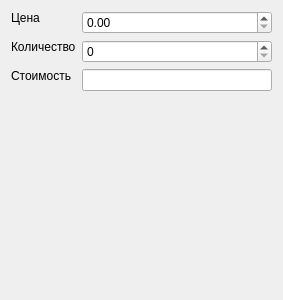
<?xml version="1.0" encoding="UTF-8"?>
<ui version="4.0">
 <class>PriceForm</class>
 <widget class="QWidget" name="PriceForm">
  <property name="geometry">
   <rect>
    <x>0</x>
    <y>0</y>
    <width>283</width>
    <height>300</height>
   </rect>
  </property>
  <property name="windowTitle">
   <string>Form</string>
  </property>
  <layout class="QFormLayout" name="formLayout">
   <item row="0" column="0">
    <widget class="QLabel" name="label_5">
     <property name="sizePolicy">
      <sizepolicy hsizetype="Minimum" vsizetype="Fixed">
       <horstretch>0</horstretch>
       <verstretch>0</verstretch>
      </sizepolicy>
     </property>
     <property name="text">
      <string>Цена</string>
     </property>
    </widget>
   </item>
   <item row="0" column="1">
    <widget class="QDoubleSpinBox" name="price_spinBox"/>
   </item>
   <item row="1" column="0">
    <widget class="QLabel" name="label_6">
     <property name="sizePolicy">
      <sizepolicy hsizetype="Minimum" vsizetype="Fixed">
       <horstretch>0</horstretch>
       <verstretch>0</verstretch>
      </sizepolicy>
     </property>
     <property name="text">
      <string>Количество</string>
     </property>
    </widget>
   </item>
   <item row="1" column="1">
    <widget class="QSpinBox" name="count_spinBox"/>
   </item>
   <item row="2" column="0">
    <widget class="QLabel" name="label_7">
     <property name="sizePolicy">
      <sizepolicy hsizetype="Minimum" vsizetype="Fixed">
       <horstretch>0</horstretch>
       <verstretch>0</verstretch>
      </sizepolicy>
     </property>
     <property name="text">
      <string>Стоимость</string>
     </property>
    </widget>
   </item>
   <item row="2" column="1">
    <widget class="QLineEdit" name="total_lineEdit">
     <property name="sizePolicy">
      <sizepolicy hsizetype="Minimum" vsizetype="Fixed">
       <horstretch>0</horstretch>
       <verstretch>0</verstretch>
      </sizepolicy>
     </property>
     <property name="frame">
      <bool>true</bool>
     </property>
     <property name="readOnly">
      <bool>true</bool>
     </property>
    </widget>
   </item>
  </layout>
 </widget>
 <resources/>
 <connections/>
</ui>
